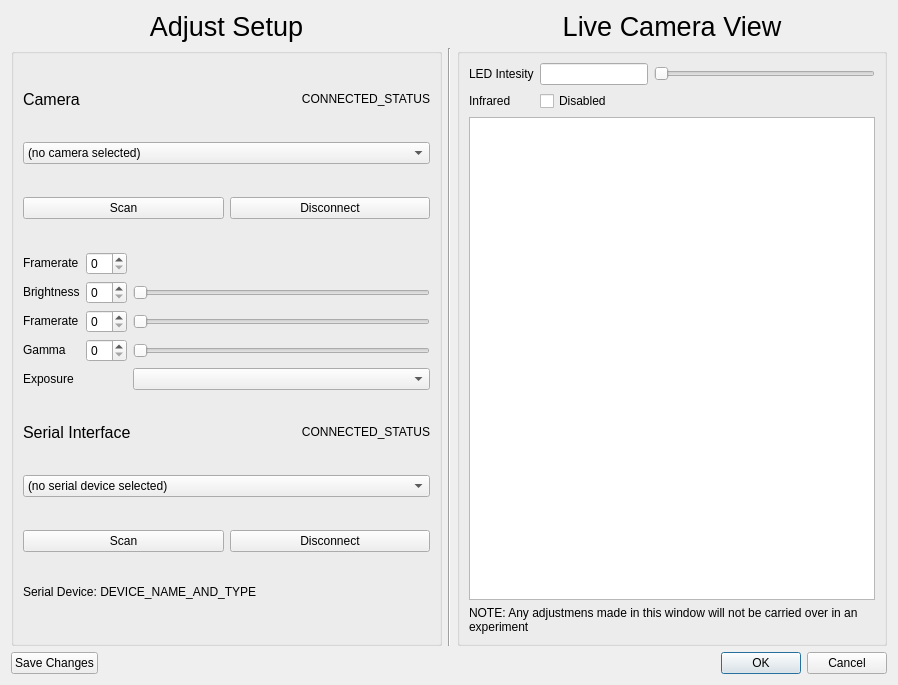
<?xml version="1.0" encoding="UTF-8"?>
<ui version="4.0">
 <class>Dialog</class>
 <widget class="QDialog" name="Dialog">
  <property name="geometry">
   <rect>
    <x>0</x>
    <y>0</y>
    <width>898</width>
    <height>685</height>
   </rect>
  </property>
  <property name="windowTitle">
   <string>Dialog</string>
  </property>
  <layout class="QGridLayout" name="gridLayout">
   <item row="1" column="2">
    <layout class="QVBoxLayout" name="verticalLayout_3">
     <item>
      <widget class="QGroupBox" name="groupBox_2">
       <property name="sizePolicy">
        <sizepolicy hsizetype="Expanding" vsizetype="Preferred">
         <horstretch>0</horstretch>
         <verstretch>0</verstretch>
        </sizepolicy>
       </property>
       <property name="title">
        <string/>
       </property>
       <layout class="QVBoxLayout" name="verticalLayout_5">
        <item>
         <layout class="QGridLayout" name="gridLayout_4">
          <item row="0" column="2">
           <widget class="QSlider" name="horizontalSlider_4">
            <property name="orientation">
             <enum>Qt::Horizontal</enum>
            </property>
           </widget>
          </item>
          <item row="0" column="1">
           <widget class="QLineEdit" name="lineEdit">
            <property name="sizePolicy">
             <sizepolicy hsizetype="Minimum" vsizetype="Fixed">
              <horstretch>0</horstretch>
              <verstretch>0</verstretch>
             </sizepolicy>
            </property>
           </widget>
          </item>
          <item row="0" column="0">
           <widget class="QLabel" name="label_14">
            <property name="text">
             <string>LED Intesity</string>
            </property>
           </widget>
          </item>
          <item row="1" column="0">
           <widget class="QLabel" name="label_15">
            <property name="text">
             <string>Infrared</string>
            </property>
           </widget>
          </item>
          <item row="1" column="1">
           <widget class="QCheckBox" name="checkBox">
            <property name="text">
             <string>Disabled</string>
            </property>
           </widget>
          </item>
          <item row="1" column="2">
           <widget class="QLabel" name="label_16">
            <property name="text">
             <string/>
            </property>
           </widget>
          </item>
         </layout>
        </item>
        <item>
         <widget class="QGraphicsView" name="graphicsView"/>
        </item>
        <item>
         <widget class="QLabel" name="label_2">
          <property name="sizePolicy">
           <sizepolicy hsizetype="Preferred" vsizetype="Preferred">
            <horstretch>0</horstretch>
            <verstretch>0</verstretch>
           </sizepolicy>
          </property>
          <property name="text">
           <string>NOTE: Any adjustmens made in this window will not be carried over in an experiment  </string>
          </property>
          <property name="wordWrap">
           <bool>true</bool>
          </property>
         </widget>
        </item>
       </layout>
      </widget>
     </item>
    </layout>
   </item>
   <item row="1" column="1">
    <widget class="Line" name="line">
     <property name="orientation">
      <enum>Qt::Vertical</enum>
     </property>
    </widget>
   </item>
   <item row="0" column="0">
    <widget class="QLabel" name="label_11">
     <property name="sizePolicy">
      <sizepolicy hsizetype="Preferred" vsizetype="Fixed">
       <horstretch>0</horstretch>
       <verstretch>0</verstretch>
      </sizepolicy>
     </property>
     <property name="font">
      <font>
       <pointsize>20</pointsize>
      </font>
     </property>
     <property name="text">
      <string>Adjust Setup</string>
     </property>
     <property name="alignment">
      <set>Qt::AlignCenter</set>
     </property>
    </widget>
   </item>
   <item row="2" column="2">
    <widget class="QDialogButtonBox" name="buttonBox">
     <property name="orientation">
      <enum>Qt::Horizontal</enum>
     </property>
     <property name="standardButtons">
      <set>QDialogButtonBox::Cancel|QDialogButtonBox::Ok</set>
     </property>
    </widget>
   </item>
   <item row="0" column="2">
    <widget class="QLabel" name="label_13">
     <property name="sizePolicy">
      <sizepolicy hsizetype="Preferred" vsizetype="Fixed">
       <horstretch>0</horstretch>
       <verstretch>0</verstretch>
      </sizepolicy>
     </property>
     <property name="font">
      <font>
       <pointsize>20</pointsize>
      </font>
     </property>
     <property name="text">
      <string>Live Camera View</string>
     </property>
     <property name="alignment">
      <set>Qt::AlignCenter</set>
     </property>
    </widget>
   </item>
   <item row="1" column="0">
    <layout class="QVBoxLayout" name="verticalLayout_2">
     <item>
      <widget class="QGroupBox" name="groupBox">
       <property name="sizePolicy">
        <sizepolicy hsizetype="Expanding" vsizetype="Preferred">
         <horstretch>0</horstretch>
         <verstretch>0</verstretch>
        </sizepolicy>
       </property>
       <property name="title">
        <string/>
       </property>
       <layout class="QVBoxLayout" name="verticalLayout_4">
        <item>
         <layout class="QGridLayout" name="gridLayout_3">
          <property name="sizeConstraint">
           <enum>QLayout::SetMinAndMaxSize</enum>
          </property>
          <item row="1" column="2">
           <widget class="QLabel" name="label_12">
            <property name="sizePolicy">
             <sizepolicy hsizetype="Preferred" vsizetype="Fixed">
              <horstretch>0</horstretch>
              <verstretch>0</verstretch>
             </sizepolicy>
            </property>
            <property name="text">
             <string>CONNECTED_STATUS</string>
            </property>
            <property name="alignment">
             <set>Qt::AlignRight|Qt::AlignTrailing|Qt::AlignVCenter</set>
            </property>
           </widget>
          </item>
          <item row="1" column="0">
           <widget class="QLabel" name="label">
            <property name="sizePolicy">
             <sizepolicy hsizetype="Preferred" vsizetype="Fixed">
              <horstretch>0</horstretch>
              <verstretch>0</verstretch>
             </sizepolicy>
            </property>
            <property name="font">
             <font>
              <pointsize>12</pointsize>
             </font>
            </property>
            <property name="text">
             <string>Camera</string>
            </property>
           </widget>
          </item>
         </layout>
        </item>
        <item>
         <widget class="QComboBox" name="comboBox">
          <item>
           <property name="text">
            <string>(no camera selected)</string>
           </property>
          </item>
         </widget>
        </item>
        <item>
         <layout class="QHBoxLayout" name="horizontalLayout_2">
          <property name="sizeConstraint">
           <enum>QLayout::SetDefaultConstraint</enum>
          </property>
          <item>
           <widget class="QPushButton" name="pushButton">
            <property name="sizePolicy">
             <sizepolicy hsizetype="Minimum" vsizetype="Fixed">
              <horstretch>0</horstretch>
              <verstretch>0</verstretch>
             </sizepolicy>
            </property>
            <property name="text">
             <string>Scan</string>
            </property>
           </widget>
          </item>
          <item>
           <widget class="QPushButton" name="pushButton_2">
            <property name="text">
             <string>Disconnect</string>
            </property>
           </widget>
          </item>
         </layout>
        </item>
        <item>
         <layout class="QGridLayout" name="gridLayout_2">
          <item row="5" column="0">
           <widget class="QLabel" name="label_7">
            <property name="sizePolicy">
             <sizepolicy hsizetype="Preferred" vsizetype="Fixed">
              <horstretch>0</horstretch>
              <verstretch>0</verstretch>
             </sizepolicy>
            </property>
            <property name="text">
             <string>Exposure</string>
            </property>
           </widget>
          </item>
          <item row="3" column="1">
           <widget class="QSpinBox" name="spinBox_4"/>
          </item>
          <item row="0" column="0">
           <widget class="QLabel" name="label_5">
            <property name="sizePolicy">
             <sizepolicy hsizetype="Preferred" vsizetype="Fixed">
              <horstretch>0</horstretch>
              <verstretch>0</verstretch>
             </sizepolicy>
            </property>
            <property name="text">
             <string>Framerate</string>
            </property>
           </widget>
          </item>
          <item row="1" column="0">
           <widget class="QLabel" name="label_4">
            <property name="sizePolicy">
             <sizepolicy hsizetype="Preferred" vsizetype="Fixed">
              <horstretch>0</horstretch>
              <verstretch>0</verstretch>
             </sizepolicy>
            </property>
            <property name="text">
             <string>Brightness</string>
            </property>
           </widget>
          </item>
          <item row="0" column="1">
           <widget class="QSpinBox" name="spinBox"/>
          </item>
          <item row="2" column="1">
           <widget class="QSpinBox" name="spinBox_3"/>
          </item>
          <item row="1" column="2">
           <widget class="QSlider" name="horizontalSlider_3">
            <property name="orientation">
             <enum>Qt::Horizontal</enum>
            </property>
           </widget>
          </item>
          <item row="3" column="2">
           <widget class="QSlider" name="horizontalSlider">
            <property name="orientation">
             <enum>Qt::Horizontal</enum>
            </property>
           </widget>
          </item>
          <item row="1" column="1">
           <widget class="QSpinBox" name="spinBox_2"/>
          </item>
          <item row="2" column="0">
           <widget class="QLabel" name="label_6">
            <property name="sizePolicy">
             <sizepolicy hsizetype="Preferred" vsizetype="Fixed">
              <horstretch>0</horstretch>
              <verstretch>0</verstretch>
             </sizepolicy>
            </property>
            <property name="text">
             <string>Framerate</string>
            </property>
           </widget>
          </item>
          <item row="3" column="0">
           <widget class="QLabel" name="label_3">
            <property name="sizePolicy">
             <sizepolicy hsizetype="Preferred" vsizetype="Fixed">
              <horstretch>0</horstretch>
              <verstretch>0</verstretch>
             </sizepolicy>
            </property>
            <property name="text">
             <string>Gamma</string>
            </property>
           </widget>
          </item>
          <item row="2" column="2">
           <widget class="QSlider" name="horizontalSlider_2">
            <property name="orientation">
             <enum>Qt::Horizontal</enum>
            </property>
           </widget>
          </item>
          <item row="5" column="2">
           <widget class="QComboBox" name="comboBox_2"/>
          </item>
         </layout>
        </item>
        <item>
         <layout class="QHBoxLayout" name="horizontalLayout_3">
          <item>
           <widget class="QLabel" name="label_9">
            <property name="sizePolicy">
             <sizepolicy hsizetype="Preferred" vsizetype="Maximum">
              <horstretch>0</horstretch>
              <verstretch>0</verstretch>
             </sizepolicy>
            </property>
            <property name="font">
             <font>
              <pointsize>12</pointsize>
             </font>
            </property>
            <property name="text">
             <string>Serial Interface</string>
            </property>
           </widget>
          </item>
          <item>
           <widget class="QLabel" name="label_8">
            <property name="sizePolicy">
             <sizepolicy hsizetype="Preferred" vsizetype="Maximum">
              <horstretch>0</horstretch>
              <verstretch>0</verstretch>
             </sizepolicy>
            </property>
            <property name="text">
             <string>CONNECTED_STATUS</string>
            </property>
            <property name="alignment">
             <set>Qt::AlignRight|Qt::AlignTrailing|Qt::AlignVCenter</set>
            </property>
           </widget>
          </item>
         </layout>
        </item>
        <item>
         <widget class="QComboBox" name="comboBox_3">
          <item>
           <property name="text">
            <string>(no serial device selected)</string>
           </property>
          </item>
         </widget>
        </item>
        <item>
         <layout class="QHBoxLayout" name="horizontalLayout_4">
          <item>
           <widget class="QPushButton" name="pushButton_3">
            <property name="text">
             <string>Scan</string>
            </property>
           </widget>
          </item>
          <item>
           <widget class="QPushButton" name="pushButton_4">
            <property name="text">
             <string>Disconnect</string>
            </property>
           </widget>
          </item>
         </layout>
        </item>
        <item>
         <widget class="QLabel" name="label_10">
          <property name="sizePolicy">
           <sizepolicy hsizetype="Preferred" vsizetype="Fixed">
            <horstretch>0</horstretch>
            <verstretch>0</verstretch>
           </sizepolicy>
          </property>
          <property name="text">
           <string>Serial Device: DEVICE_NAME_AND_TYPE</string>
          </property>
         </widget>
        </item>
       </layout>
      </widget>
     </item>
    </layout>
   </item>
   <item row="2" column="0">
    <widget class="QPushButton" name="pushButton_5">
     <property name="sizePolicy">
      <sizepolicy hsizetype="Maximum" vsizetype="Fixed">
       <horstretch>0</horstretch>
       <verstretch>0</verstretch>
      </sizepolicy>
     </property>
     <property name="text">
      <string>Save Changes</string>
     </property>
    </widget>
   </item>
  </layout>
 </widget>
 <resources/>
 <connections>
  <connection>
   <sender>buttonBox</sender>
   <signal>accepted()</signal>
   <receiver>Dialog</receiver>
   <slot>accept()</slot>
   <hints>
    <hint type="sourcelabel">
     <x>248</x>
     <y>254</y>
    </hint>
    <hint type="destinationlabel">
     <x>157</x>
     <y>274</y>
    </hint>
   </hints>
  </connection>
  <connection>
   <sender>buttonBox</sender>
   <signal>rejected()</signal>
   <receiver>Dialog</receiver>
   <slot>reject()</slot>
   <hints>
    <hint type="sourcelabel">
     <x>316</x>
     <y>260</y>
    </hint>
    <hint type="destinationlabel">
     <x>286</x>
     <y>274</y>
    </hint>
   </hints>
  </connection>
 </connections>
</ui>
